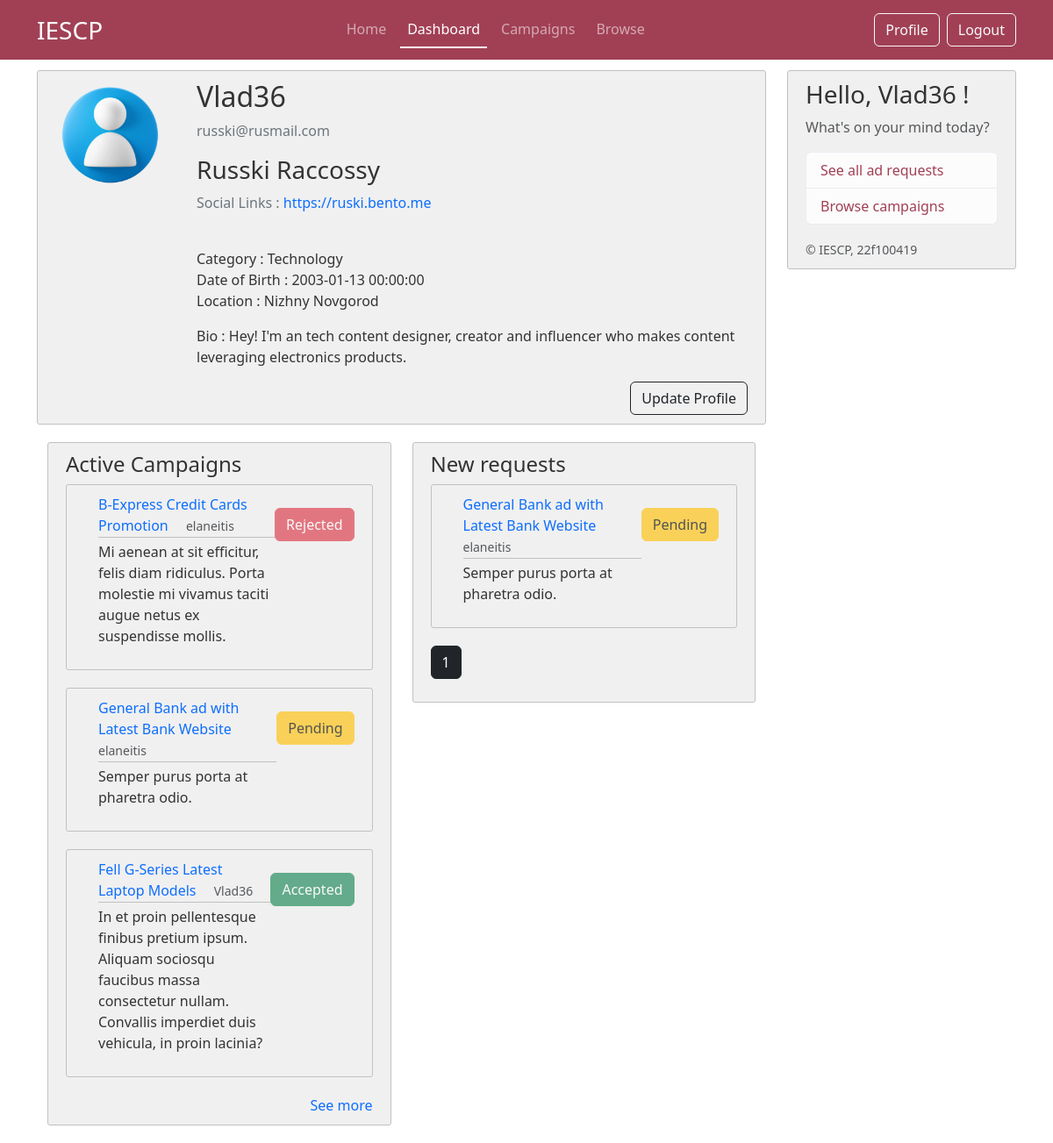
Page /dashboard (signed in) on the earlier database version.
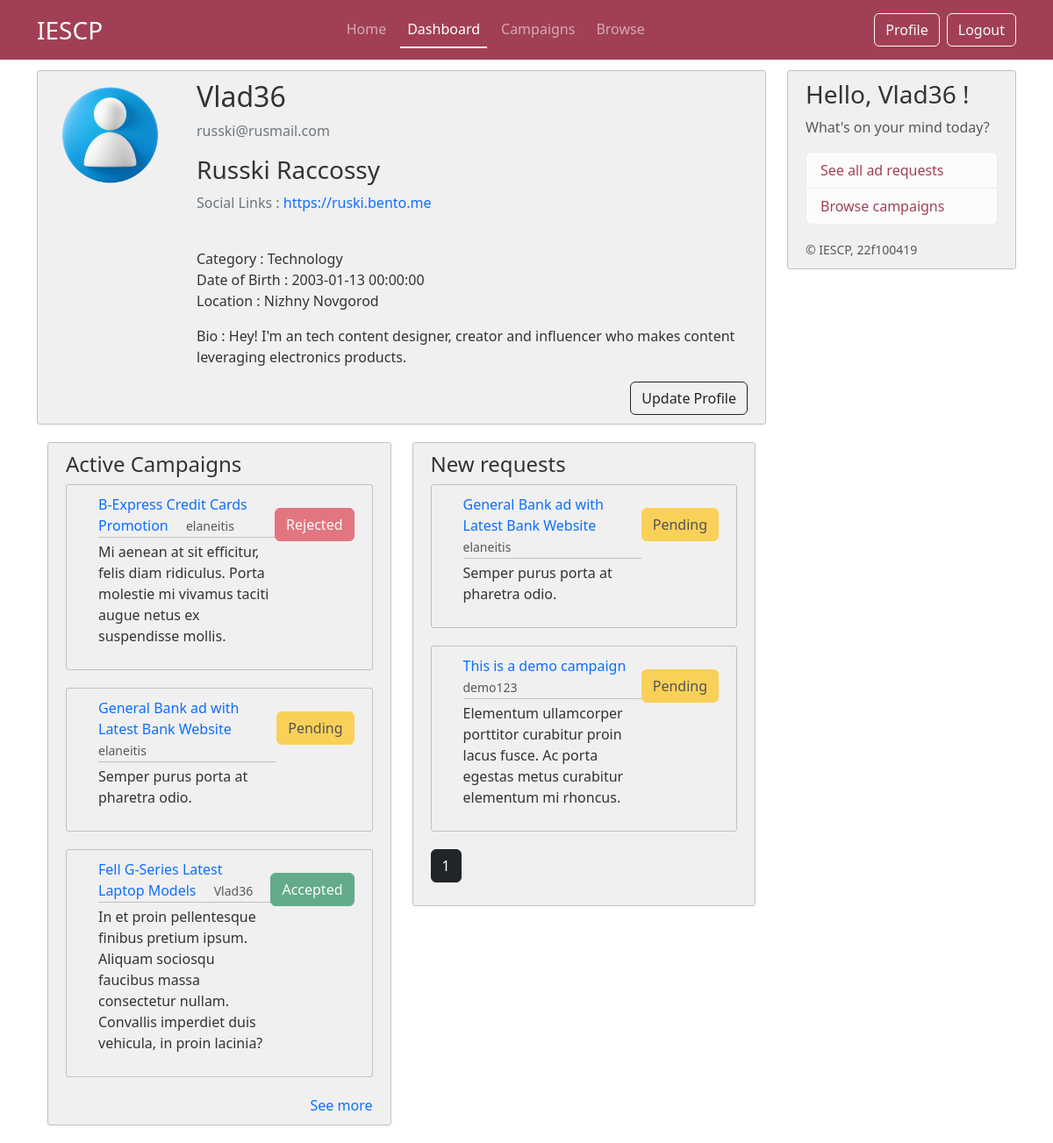
Same page on the later database version.
### iescp/models.py (models this page shows, shortened)
class AdRequest(db.Model):
    id = db.Column(db.Integer, primary_key=True)
    post_id = db.Column(db.Integer, db.ForeignKey('post.id'), nullable=False)
    sender_id = db.Column(db.Integer, db.ForeignKey('commonuser.id'), nullable=False)
    receiver_id = db.Column(db.Integer, db.ForeignKey('commonuser.id'), nullable=False)
    description = db.Column(db.Text, nullable=False)
    budget = db.Column(db.String(20), nullable=False)
    expected_completion_date = db.Column(db.DateTime, nullable=False)
    status = db.Column(db.String(20), nullable=False, default='pending')  # pending, accepted, rejected
    post = db.relationship('Post', backref='ad_requests')
    sender = db.relationship('CommonUser', foreign_keys=[sender_id], backref='sent_ad_requests')
    receiver = db.relationship('CommonUser', foreign_keys=[receiver_id], backref='received_ad_requests')

class Post(db.Model):
     id = db.Column(db.Integer, primary_key=True)
     title = db.Column(db.String(100), nullable =False)
     date_posted = db.Column(db.DateTime, nullable =False, default =datetime.now(timezone.utc))
     description = db.Column(db.Text, nullable =False)
     budget = db.Column(db.String(20), nullable =False)
     industry = db.Column(db.String(20), nullable =False)
     end_date = db.Column(db.DateTime, nullable =False)
     user_id = db.Column(db.Integer,db.ForeignKey('sponsor.id'),nullable= False)
     status = db.Column(db.String(20), nullable=False, default='Public')
     author = db.relationship('Sponsor', backref='posts', lazy=True)
     flag = db.Column(db.String(5), nullable=False, default='No') # flag for admin

class CommonUser(db.Model,UserMixin):
     __tablename__ = 'commonuser'
     id = db.Column(db.Integer, primary_key=True)
     role = db.Column(db.String(25), nullable=False) # sponsor or creator
     username = db.Column(db.String(16), unique=True, nullable =False)
     password = db.Column(db.String(60), nullable =False)
     email = db.Column(db.String(50), unique=True, nullable =False)
     firstname = db.Column(db.String(50), nullable=False)
     lastname = db.Column(db.String(50), nullable=False)
     profile_pic = db.Column(db.String(16), nullable =False, default='default.jpg')
     status = db.Column(db.String(12), nullable= False, default='Public') #public or private profile for browse page
     flag = db.Column(db.String(5), nullable=False, default='No') # flag for admin
     phone_no = db.Column(db.String(16), nullable = False)

### iescp/routes.py (the view)
@app.route("/dashboard")
@login_required
def dashboard():
     image_file = url_for('static',filename='images/profile_pics/'+current_user.profile_pic)
     if current_user.role == "Sponsor":
          sponsor_data = Sponsor.query.filter_by(common_id=current_user.id).first()
          posts = Post.query.filter_by(author = sponsor_data).order_by(Post.date_posted.desc()).limit(2)
          rec_adreq = AdRequest.query.filter_by(receiver_id = current_user.id).all()
          return render_template("sponsor/01_sponsor_dashboard.html", title= "Dashboard", sponsor_data = sponsor_data, image_file=image_file, ads_posts=posts, ads_rec = rec_adreq)
     elif current_user.role == "Creator":
          newreq = request.args.get('newreq',default=1,type=int)
          creator_data = Creator.query.filter_by(common_id = current_user.id).first()
          rec_adreq = AdRequest.query.filter_by(receiver_id = current_user.id).filter_by(status='pending').paginate(page=newreq,per_page=4)
          all_adreq = AdRequest.query.filter(or_(AdRequest.sender_id == current_user.id, AdRequest.receiver_id == current_user.id )).limit(3)
          return render_template("creator/01_creator_dashboard.html", title= "Dashboard", creator_data=creator_data, image_file=image_file, rec_adreq=rec_adreq, all_adreq=all_adreq)
     else:
          return redirect(url_for('home'))

### iescp/models.py (called while the page is built)
@login_manager.user_loader
def load_user(user_id):
     return CommonUser.query.get(int(user_id))

### iescp/templates/creator/01_creator_dashboard.html (shortened to what the changed rows need)
{% extends "layout.html" %}
{% block content %}
    <div class="content-section">
        <div class="d-flex">
            <div class="flex-grow-1 ms-3">
                <h2 class="account-name"> {{current_user.username}}</h2>
            </div>
        </div>
    </div>
    <div class="container">
    <div class="row ">
        <div class="col-md-6">
            <div class="content-section">
                <h2 class="fs-4"> Active Campaigns</h2>
                {% for ad_post in all_adreq %}
                        <article class="d-flex content-section">
                            <div class="flex-grow-1 ms-3">
                                <div class="article-metadata">
                                    <a class="mr-2" href="{{ url_for('view_adreq', ad_id=ad_post.id) }}" style="margin-right: 1rem;"> {{ ad_post.post.title }}</a>
                                    <small class="text-muted"> {{ ad_post.sender.username }}</small>
                                </div>
                                <p class="article-content"> {{ ad_post.description }} </p>
                            </div>
                            <div class="flex-shrink-0 mt-3">
                                {% if ad_post.status=='pending' %}
                                    <button type="button" class="btn btn-warning" disabled> Pending </button>
                                {% endif %}
                                {% if ad_post.status=='accepted' %}
                                    <button type="button" class="btn btn-success" disabled> Accepted </button>
                                {% endif %}
                                {% if ad_post.status=='rejected' %}
                                    <button type="button" class="btn btn-danger" disabled> Rejected </button>
                                {% endif %}
                            </div>
                        </article>
                {% endfor %}
            </div>
        </div>
        <div class="col-md-6">
            <div class="content-section">
                <h2 class="fs-4"> New requests </h2>
                {% for ad_post in rec_adreq %}
                        <article class="d-flex content-section">
                            <div class="flex-grow-1 ms-3">
                                <div class="article-metadata">
                                    <a class="mr-2" href="{{ url_for('view_adreq', ad_id=ad_post.id) }}" style="margin-right: 1rem;"> {{ ad_post.post.title }}</a>
                                    <small class="text-muted"> {{ ad_post.sender.username }}</small>
                                </div>
                                <p class="article-content"> {{ ad_post.description }} </p>
                            </div>
                            <div class="flex-shrink-0 mt-3">
                                {% if ad_post.status=='pending' %}
                                    <button type="button" class="btn btn-warning" disabled> Pending </button>
                                {% endif %}
                            </div>
                        </article>
                {% endfor %}
                {% for page_num in rec_adreq.iter_pages(left_edge=1, right_edge=1, left_current=1, right_current=2) %}
                    {% if page_num %}
                        {% if rec_adreq.page == page_num %}
                                <a class="btn btn-dark mb-3" href="{{ url_for('dashboard', newreq=page_num) }}"> {{ page_num }}</a>
                        {% else %}
                                <a class="btn btn-outline-dark mb-3" href="{{ url_for('dashboard', newreq=page_num) }}"> {{ page_num }}</a>
                        {% endif %}
                    {% else %}
                        ...
                    {% endif %}
                {% endfor %}
            </div>
        </div>
    </div>
    </div>
{% endblock content %}

Differences in the rows shown:
added AdRequest: post "This is a demo campaign", sender.username "demo123", description "Elementum ullamcorper porttitor curabitur proin lacus fusce. Ac porta egestas metus curabitur elementum mi rhoncus.", status "Pending", shown under "New requests"
